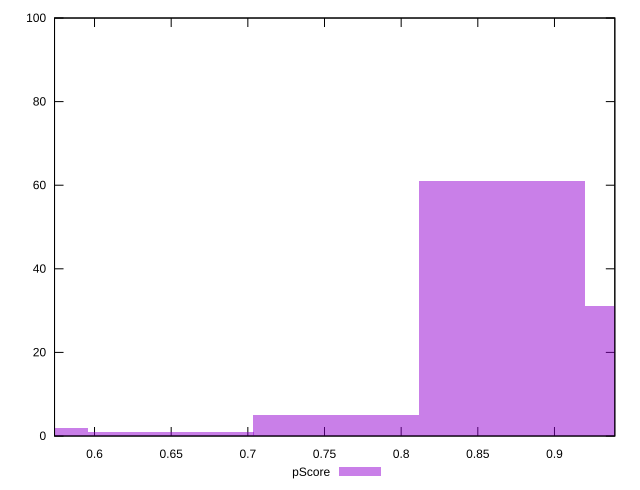

gnuplot code for this plot:
reset

$pScore <<EOF
0.5412994947269114 2
0.8660791915630582 61
0.9743390905084405 31
0.757819292617676 5
0.6495593936722937 1
EOF

set key outside below
set boxwidth 0.10825989894538228
set xrange [0.573914508600607:0.9393611511567797]
set yrange [0:100]
set trange [0:100]
set style fill transparent solid 0.5 noborder
set terminal svg size 640, 490 enhanced background rgb 'white'
set output "report_00013_2021-02-09T12-04-24.940Z/first-meaningful-paint/samples/pages+cached+noadtech/pScore/histogram.svg"

plot $pScore title "pScore" with boxes

reset
